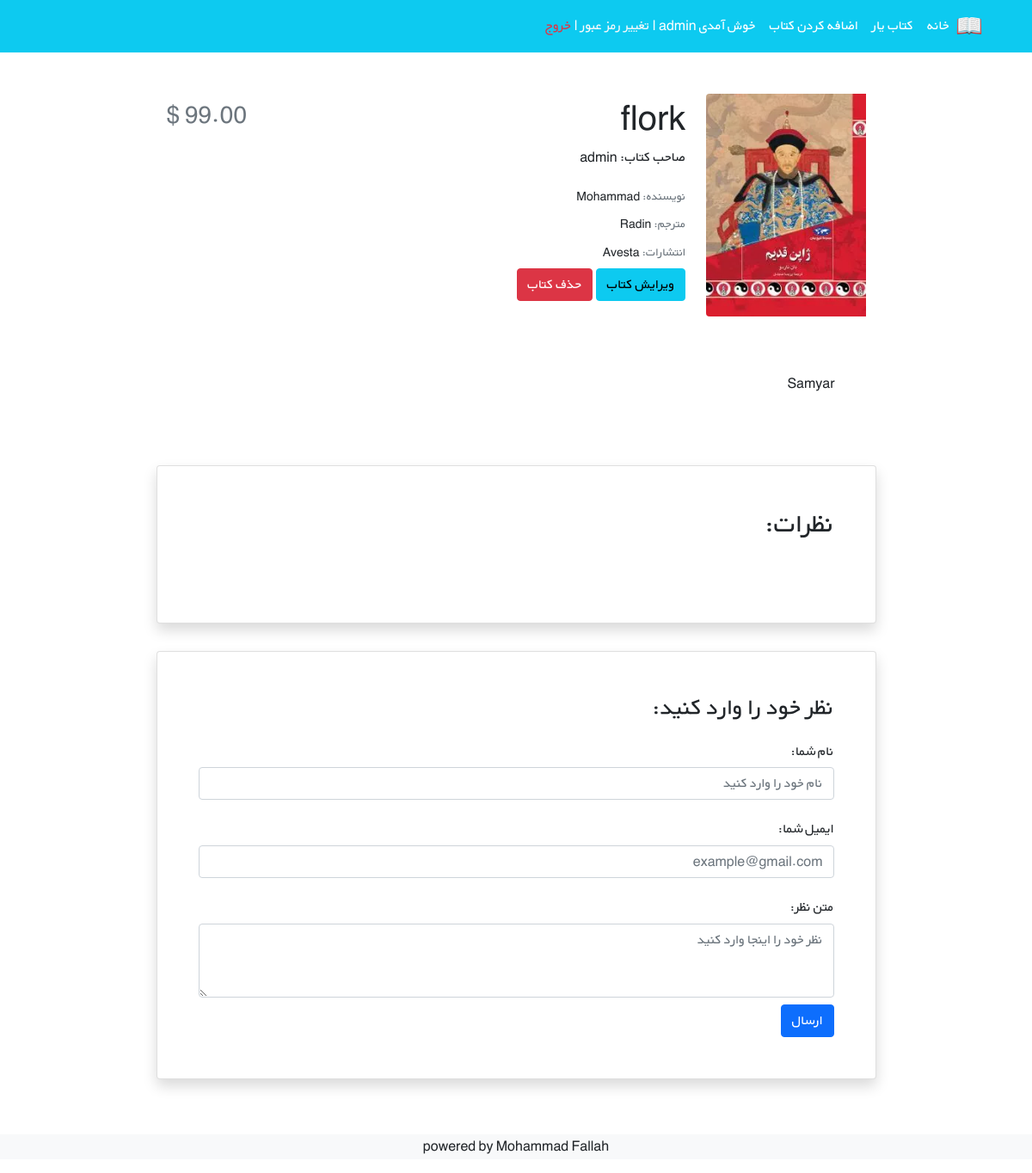
Page /detail/1/ (signed in) on the earlier database version.
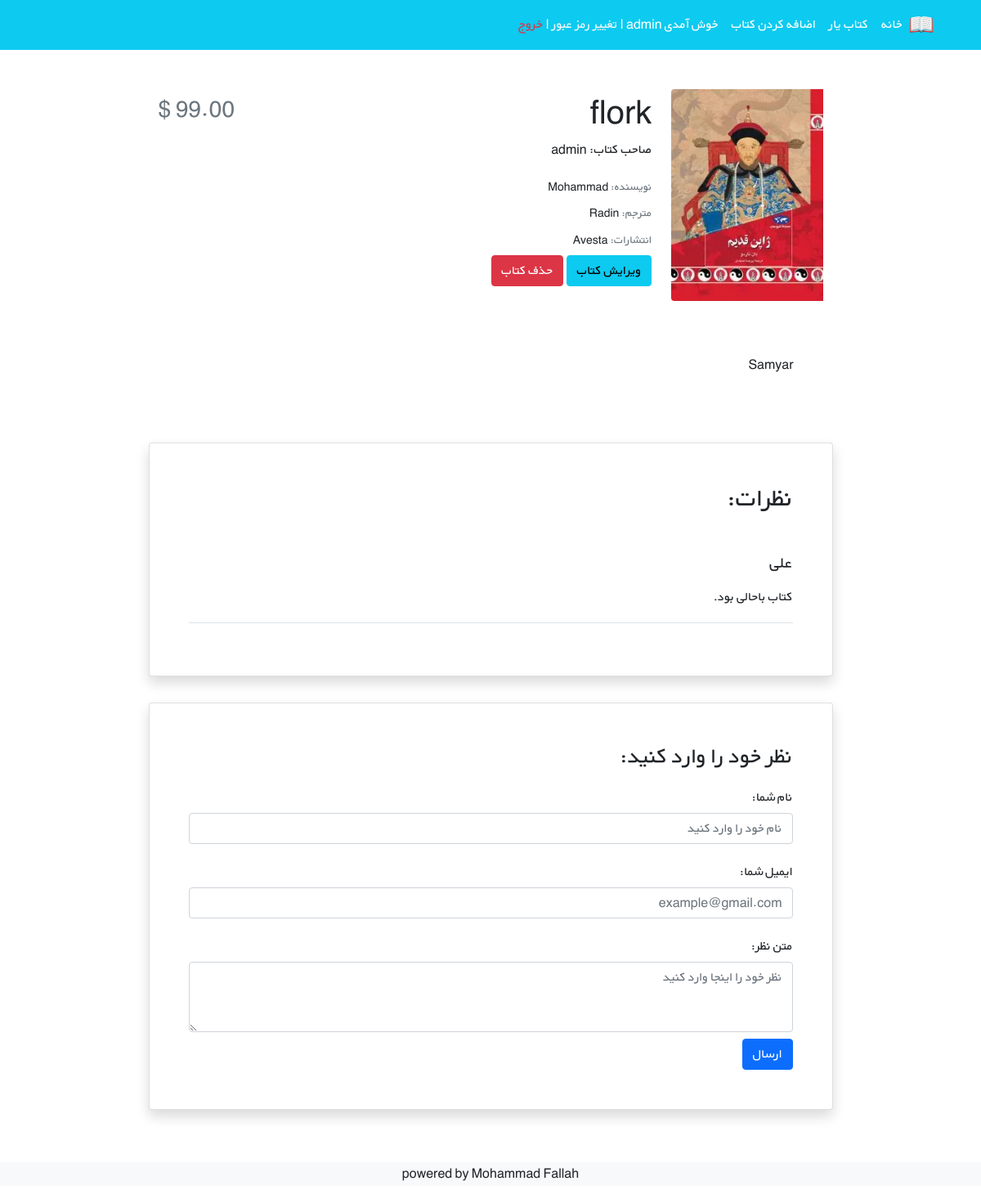
Same page on the later database version.
### books/models.py (models this page shows, shortened)
class Comment(models.Model):
    book = models.ForeignKey(to=Book, on_delete=models.CASCADE, verbose_name='نام کتاب')
    name = models.CharField(max_length = 60, verbose_name="نام نظر دهنده", blank=True)
    email = models.EmailField(max_length = 100, verbose_name="آدرس ایمیل نظر دهنده", blank=True)
    text = models.TextField(verbose_name="متن نظر")

### books/views.py (the view)
# urls.py: path('detail/<int:pk>/', views.show_detail, name='detail'),
def show_detail(request, pk):
    book = get_object_or_404(Book, pk=pk)
    comments = Comment.objects.filter(book=book)
    context = {
        'book': book,
        'comments': comments,
    }
    if request.method=='POST':
        name = request.POST.get('name')
        email = request.POST.get('email')
        text = request.POST.get('text')
        Comment.objects.create(name=name, email=email, text=text, book=book)
    return render(request, 'book_detail.html', context)

### books/templates/book_detail.html (shortened to what this page needs)
{% extends "base.html" %}
{% block content %}
<div class="container mt-5" dir="rtl">
    <div class="">
        <div class="">
            <div class="d-flex justify-content-center">
                <div class="row w-sm-75 w-100">
                    <div class="col-xs-12 col-md-3 d-flex justify-content-center">
                        <div>
                            {% if book.cover %}
                            <img src="{{ book.cover.url }}"
                            class="img-fluid rounded-start" alt="...">
                            {% endif %}
                        </div>
                    </div>
                    <div class="col-xs-12 col-md-6 text-center text-md-end mt-md-1 mt-4">
                        <h1> {{ book.title }} </h1>
                        <p>صاحب کتاب: {{ book.owner }}</p>
                        <h5 class="small my-1"><span class="text-muted">نویسنده: </span>{{ book.author }}</h5>
                        {% if book.translator %}
                            <h5 class="small my-1"><span class="text-muted">مترجم: </span>{{ book.translator }}</h5>
                        {% endif %}
                        {% if book.publisher %}
                            <h5 class="small my-1"><span class="text-muted">انتشارات: </span> {{ book.publisher }} </h5>
                        {% endif %}
                        <a class="btn btn-info" href="{% url 'update' book.pk %}">ویرایش کتاب</a>
                        <a class="btn btn-danger" href="{% url 'delete' book.pk %}">حذف کتاب</a>
                    </div>
                    <div class="col-xs-12 col-md-3 d-flex flex-column">
                        <h3 class="align-self-center pt-2 text-muted align-self-md-end">
                            {{ book.price }} $
                        </h3>
                    </div>
                </div>
            </div>
            <div class="d-flex justify-content-center">
                <div class="my-3 p-5 w-sm-75 w-100">
                {{ book.description }}
                </div>
            </div>
            <div class="d-flex justify-content-center">
                <div class="card shadow my-3 p-5 w-sm-75 w-100">
                    <h2 class="mb-5">نظرات:</h2>
                    {% for comment in comments %}
                    <div class="border-bottom mb-3">
                        <h5 class="mb-3">{{ comment.name }}</h5>
                        <p>
                            {{ comment.text }}
                        </p>
                    </div>
                    {% endfor %}
                </div>
            </div>
            <div class="d-flex justify-content-center">
                <div class="card shadow my-3 p-5 w-sm-75 w-100">
                    <h3>نظر خود را وارد کنید:</h3>
                    <form method="POST">
                        <div class="form-group py-2">
                            <label class="py-1" for="author_name">نام شما:</label>
                            <input type="text" class="form-control" placeholder="نام خود را وارد کنید" name="name">
                        </div>
                        <div class="form-group py-2">
                            <label class="py-1" for="email">ایمیل شما:</label>
                            <input type="email" class="form-control" placeholder="example@gmail.com" name="email">
                        </div>
                        <div class="form-group py-2">
                            <label class="py-1" for="comment_text">متن نظر:</label>
                            <textarea class="form-control" name="text" rows="3"
                                      placeholder="نظر خود را اینجا وارد کنید"></textarea>
                        </div>
                        <button type="submit" class="btn btn-primary">ارسال</button>
                    </form>
                </div>
            </div>
        </div>
    </div>
</div>
{% endblock content %}

Differences in the rows shown:
added Comment: name "علی", text "کتاب باحالی بود."
